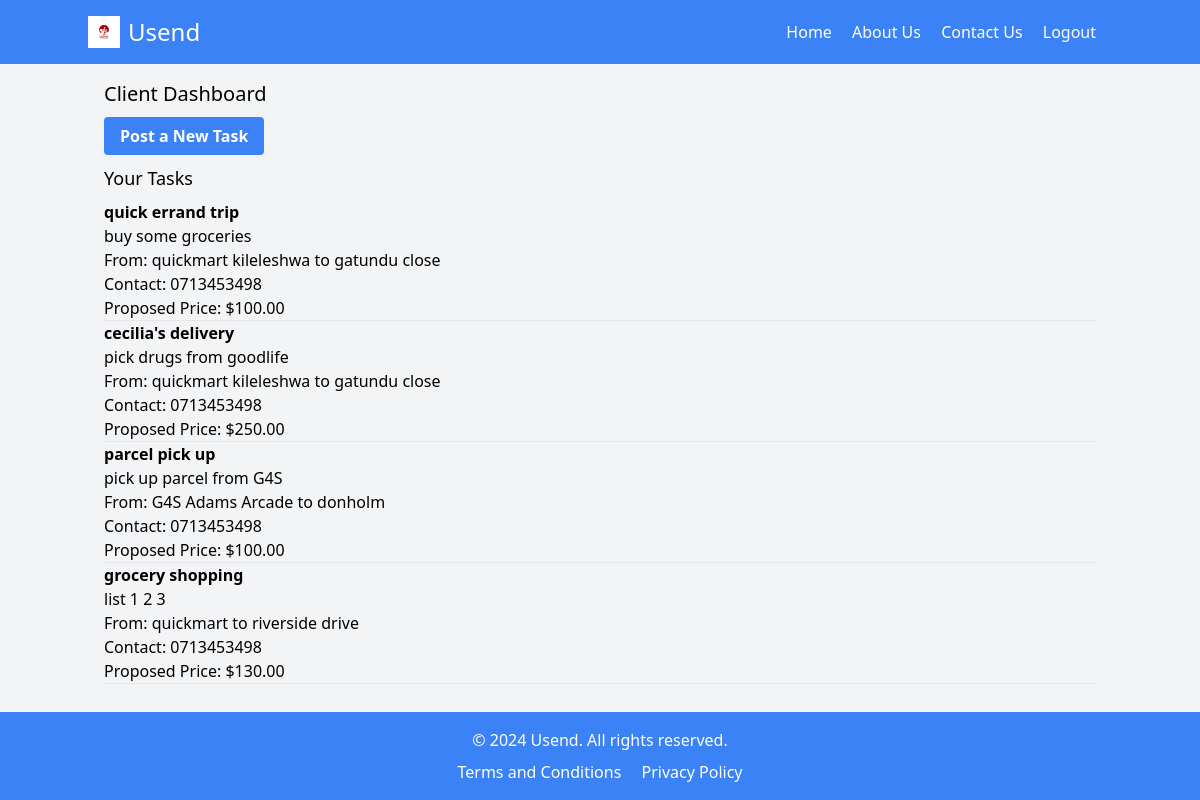
The page /client_dashboard/ (signed in) on the database its author committed.
### UsendApp/models.py (models this page shows, shortened)
class Task(models.Model):
    STATUS_CHOICES = [
        ('Pending', 'Pending'),
        ('In Progress', 'In Progress'),
        ('Completed', 'Completed'),
        ('Paid', 'Paid'),
    ]
    client = models.ForeignKey(User, related_name='tasks', on_delete=models.CASCADE)
    runner = models.ForeignKey(User, related_name='assigned_tasks', null=True, blank=True, on_delete=models.SET_NULL)
    title = models.CharField(max_length=255)
    description = models.TextField()
    phone_number = models.CharField(max_length=15, null=True, blank=True)
    location_from = models.CharField(max_length=255)
    location_to = models.CharField(max_length=255)
    proposed_price = models.DecimalField(max_digits=10, decimal_places=2, null=True, blank=True)
    status = models.CharField(max_length=20, choices=STATUS_CHOICES, default='Pending')
    created_at = models.DateTimeField(auto_now_add=True)

### UsendApp/views.py (the view)
# urls.py: path('client_dashboard/', views.client_dashboard, name='client_dashboard'),
@login_required
def client_dashboard(request):
    tasks = Task.objects.filter(client=request.user)
    return render(request, 'UsendApp/Client_dashboard.html', {'tasks': tasks})

### UsendApp/templates/UsendApp/Client_dashboard.html (shortened to what this page needs)
{% extends "UsendApp/base.html" %}
{% block content %}
<h2 class="text-xl mb-4">Client Dashboard</h2>
<a href="{% url 'post_task' %}" class="bg-blue-500 hover:bg-blue-700 text-white font-bold py-2 px-4 rounded">Post a New Task</a>
<h3 class="text-lg mt-4 mb-2">Your Tasks</h3>
<ul>
    {% for task in tasks %}
    <li>
        <strong>{{ task.title }}</strong><br>
        {{ task.description }}<br>
        From: {{ task.location_from }} to {{ task.location_to }}<br>
        Contact: {{ task.phone_number }}<br>
        {% if task.proposed_price %}
            Proposed Price: ${{ task.proposed_price }}<br>
        {% else %}
            Waiting for runner to propose price...
        {% endif %}
    </li>
    <hr>
    {% endfor %}
</ul>
{% endblock %}

### UsendApp/templates/UsendApp/Base.html (shortened to what this page needs)
<!DOCTYPE html>
<html lang="en">
<head>
    {% load static %}
    <link rel="stylesheet" href="https://cdn.jsdelivr.net/npm/tailwindcss@2.2.19/dist/tailwind.min.css">
    <link rel="stylesheet" href="{% static 'css/output.css' %}">
</head>
<body class="bg-gray-100 min-h-screen flex flex-col">
    <header class="bg-blue-500 text-white p-4">
        <div class="container mx-auto flex justify-between items-center">
            <div class="flex items-center">
                <img src="{% static 'images/USEND.png' %}" alt="Usend Logo" class="h-8 mr-2">
                <h1 class="text-2xl">Usend</h1>
            </div>
            <nav>
                <a href="{% url 'landing_page' %}" class="mr-4">Home</a>
                <a href="{% url 'about' %}" class="mr-4">About Us</a>
                <a href="{% url 'contact' %}" class="mr-4">Contact Us</a>
                {% if user.is_authenticated %}
                    {% if request.path != '/' %}
                        <a href="{% url 'landing_page' %}" class="mr-4">Logout</a>
                    {% endif %}
                {% else %}
                    <a href="{% url 'login' %}" class="mr-4">Login</a>
                    <a href="{% url 'signup' %}">Sign Up</a>
                {% endif %}
            </nav>
        </div>
    </header>
    <main class="container mx-auto p-4 flex-grow">
        {% block content %}{% endblock %}
    </main>
    <footer class="bg-blue-500 text-white p-4">
        <div class="container mx-auto text-center">
            &copy; 2024 Usend. All rights reserved.
            <div class="mt-2">
                <a href="{% url 'terms_and_conditions' %}" class="mr-4">Terms and Conditions</a>
                <a href="{% url 'privacy_policy' %}">Privacy Policy</a>
            </div>
        </div>
    </footer>
</body>
</html>

### rows shown on the page
Task: title "quick errand trip", description "buy some groceries", location_from "quickmart kileleshwa", location_to "gatundu close", phone_number "0713453498", proposed_price "100.00"
Task: title "cecilia's delivery", description "pick drugs from goodlife", location_from "quickmart kileleshwa", location_to "gatundu close", phone_number "0713453498", proposed_price "250.00"
Task: title "parcel pick up", description "pick up parcel from G4S", location_from "G4S Adams Arcade", location_to "donholm", phone_number "0713453498", proposed_price "100.00"
Task: title "grocery shopping", description "list 1 2 3", location_from "quickmart", location_to "riverside drive", phone_number "0713453498", proposed_price "130.00"
